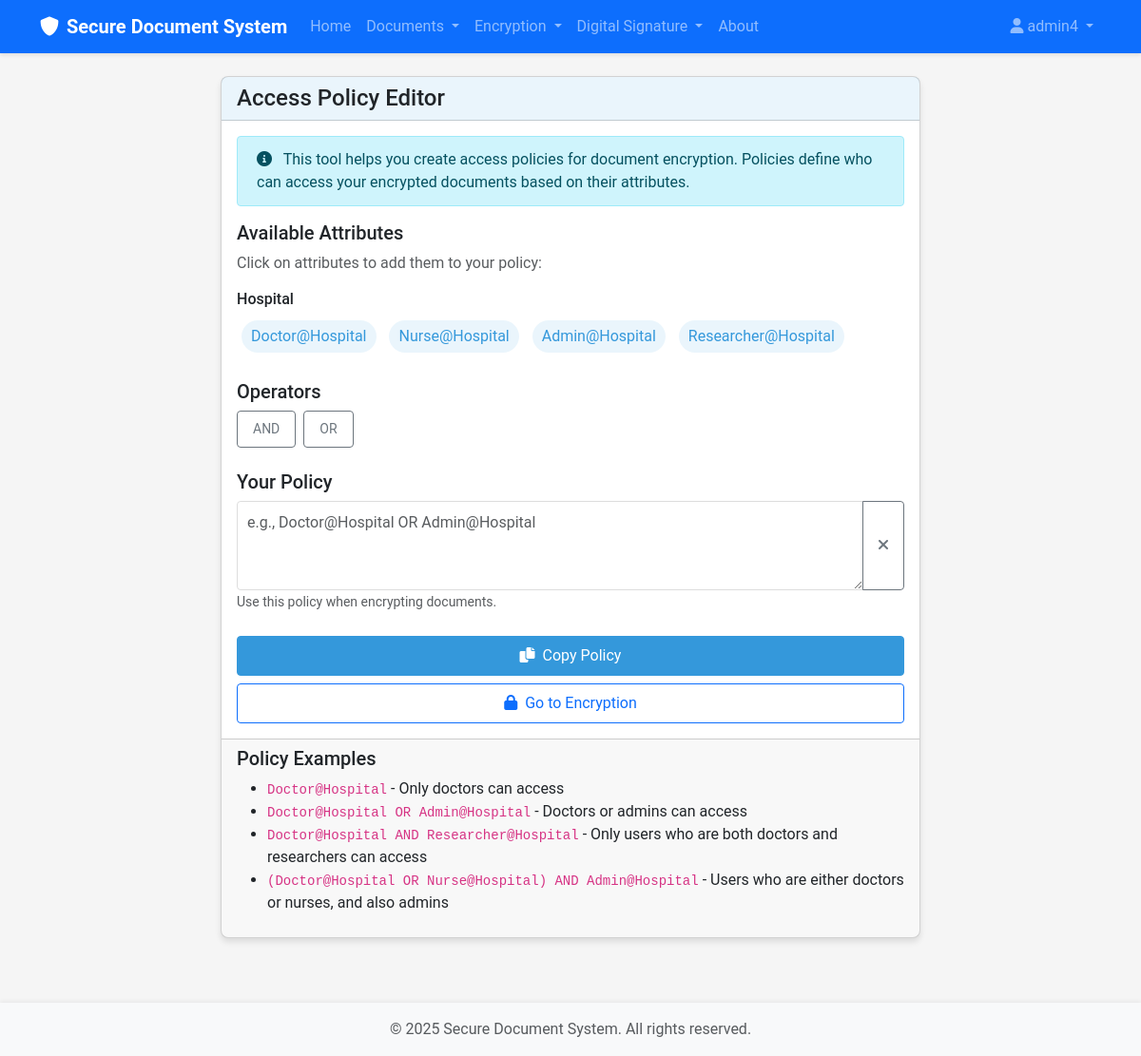
Screenshot of /encryption/policy-editor (signed in) with the database file from the repository.
### src/models/user.py (models this page shows, shortened)
class User(UserMixin, db.Model):
    id = db.Column(db.Integer, primary_key=True)
    username = db.Column(db.String(64), index=True, unique=True)
    email = db.Column(db.String(120), index=True, unique=True)
    password = db.Column(db.String(128))
    role = db.Column(db.String(20), default='reader')  # 'data_owner', 'reader', 'authority'
    created_at = db.Column(db.DateTime, default=datetime.utcnow)
    public_key = db.Column(db.Text)
    private_key_encrypted = db.Column(db.Text)
    documents = db.relationship('Document', foreign_keys='Document.user_id', backref='owner', lazy='dynamic')
    attributes = db.relationship('Attribute', secondary=user_attributes,
                                backref=db.backref('users', lazy='dynamic'))

class Attribute(db.Model):
    id = db.Column(db.Integer, primary_key=True)
    name = db.Column(db.String(64), index=True)
    authority_name = db.Column(db.String(64), index=True)
    description = db.Column(db.String(256))
    __table_args__ = (db.UniqueConstraint('name', 'authority_name', name='_name_authority_uc'),)

### src/routes/encryption.py (the view)
@encryption_bp.route('/policy-editor', methods=['GET'])
@login_required
def policy_editor():
    from src.models.user import Attribute
    attributes = Attribute.query.all()
    authorities = {}
    for attr in attributes:
        if attr.authority_name not in authorities:
            authorities[attr.authority_name] = []
        authorities[attr.authority_name].append(attr.name)
    return render_template('encryption/policy_editor.html', title='Policy Editor',
                          authorities=authorities)

### templates/encryption/policy_editor.html (shortened to what this page needs)
{% extends "base.html" %}
{% block content %}
<div class="row justify-content-center">
    <div class="col-md-8">
        <div class="card">
            <div class="card-header">
                <h4 class="mb-0">Access Policy Editor</h4>
            </div>
            <div class="card-body">
                <div class="alert alert-info">
                    <i class="fas fa-info-circle me-2"></i> This tool helps you create access policies for document encryption. Policies define who can access your encrypted documents based on their attributes.
                </div>
                <div class="mb-4">
                    <h5>Available Attributes</h5>
                    <p class="text-muted">Click on attributes to add them to your policy:</p>
                    {% for authority, attrs in authorities.items() %}
                        <div class="mb-3">
                            <h6>{{ authority }}</h6>
                            <div>
                                {% for attr in attrs %}
                                    <span class="attribute-tag" data-attribute="{{ attr }}@{{ authority }}">{{ attr }}@{{ authority }}</span>
                                {% endfor %}
                            </div>
                        </div>
                    {% endfor %}
                </div>
                <div class="mb-4">
                    <h5>Operators</h5>
                    <button type="button" class="btn btn-sm btn-outline-secondary operator-btn" data-operator="AND">AND</button>
                    <button type="button" class="btn btn-sm btn-outline-secondary operator-btn ms-1" data-operator="OR">OR</button>
                </div>
                <div class="mb-4">
                    <h5>Your Policy</h5>
                    <div class="input-group">
                        <textarea class="form-control" id="policy" rows="3" placeholder="e.g., Doctor@Hospital OR Admin@Hospital"></textarea>
                        <button class="btn btn-outline-secondary" type="button" onclick="document.getElementById('policy').value = ''">
                            <i class="fas fa-times"></i>
                        </button>
                    </div>
                    <small class="form-text text-muted">Use this policy when encrypting documents.</small>
                </div>
                <div class="d-grid gap-2">
                    <button type="button" class="btn btn-primary" onclick="copyToClipboard(document.getElementById('policy').value)">
                        <i class="fas fa-copy me-1"></i> Copy Policy
                    </button>
                    <a href="{{ url_for('encryption.encrypt') }}" class="btn btn-outline-primary">
                        <i class="fas fa-lock me-1"></i> Go to Encryption
                    </a>
                </div>
            </div>
            <div class="card-footer">
                <h5>Policy Examples</h5>
                <ul>
                    <li><code>Doctor@Hospital</code> - Only doctors can access</li>
                    <li><code>Doctor@Hospital OR Admin@Hospital</code> - Doctors or admins can access</li>
                    <li><code>Doctor@Hospital AND Researcher@Hospital</code> - Only users who are both doctors and researchers can access</li>
                    <li><code>(Doctor@Hospital OR Nurse@Hospital) AND Admin@Hospital</code> - Users who are either doctors or nurses, and also admins</li>
                </ul>
            </div>
        </div>
    </div>
</div>
{% endblock %}

### templates/base.html (shortened to what this page needs)
<!DOCTYPE html>
<html lang="en">
<head>
    <link href="https://cdn.jsdelivr.net/npm/bootstrap@5.3.0-alpha1/dist/css/bootstrap.min.css" rel="stylesheet">
    <link rel="stylesheet" href="https://cdnjs.cloudflare.com/ajax/libs/font-awesome/6.0.0/css/all.min.css">
    <link rel="stylesheet" href="{{ url_for('static', filename='css/style.css') }}">
</head>
<body>
    <nav class="navbar navbar-expand-lg navbar-dark bg-primary">
        <div class="container">
            <a class="navbar-brand" href="{{ url_for('index') }}">
                <i class="fas fa-shield-alt me-2"></i>Secure Document System
            </a>
            <div class="collapse navbar-collapse" id="navbarNav">
                <ul class="navbar-nav me-auto">
                    <li class="nav-item">
                        <a class="nav-link" href="{{ url_for('index') }}">Home</a>
                    </li>
                    {% if current_user.is_authenticated %}
                        <li class="nav-item dropdown">
                            <a class="nav-link dropdown-toggle" href="#" id="documentsDropdown" role="button" data-bs-toggle="dropdown">
                                Documents
                            </a>
                        </li>
                        <li class="nav-item dropdown">
                            <a class="nav-link dropdown-toggle" href="#" id="encryptionDropdown" role="button" data-bs-toggle="dropdown">
                                Encryption
                            </a>
                        </li>
                        <li class="nav-item dropdown">
                            <a class="nav-link dropdown-toggle" href="#" id="signatureDropdown" role="button" data-bs-toggle="dropdown">
                                Digital Signature
                            </a>
                        </li>
                    {% endif %}
                    <li class="nav-item">
                        <a class="nav-link" href="{{ url_for('about') }}">About</a>
                    </li>
                </ul>
                <ul class="navbar-nav">
                    {% if current_user.is_authenticated %}
                        <li class="nav-item dropdown">
                            <a class="nav-link dropdown-toggle" href="#" id="userDropdown" role="button" data-bs-toggle="dropdown">
                                <i class="fas fa-user me-1"></i>{{ current_user.username }}
                            </a>
                        </li>
                    {% endif %}
                </ul>
            </div>
        </div>
    </nav>
    <div class="container mt-4">
        {% block content %}{% endblock %}
    </div>
    <footer class="footer mt-5 py-3 bg-light">
        <div class="container text-center">
            <span class="text-muted">© 2025 Secure Document System. All rights reserved.</span>
        </div>
    </footer>
</body>
</html>

### static/css/style.css (style rules this page uses)
:root { --primary-color: #3498db; --secondary-color: #2ecc71; --background-color: #f5f5f5; --text-color: #333333; --danger-color: #e74c3c; --success-color: #27ae60; }
body { font-family: 'Roboto', 'Open Sans', sans-serif; background-color: var(--background-color); color: var(--text-color); min-height: 100vh; display: flex; flex-direction: column; }
.navbar { box-shadow: 0 2px 4px rgba(0, 0, 0, 0.1); }
.navbar-brand { font-weight: bold; }
.footer { margin-top: auto; box-shadow: 0 -2px 4px rgba(0, 0, 0, 0.05); }
.card { border-radius: 8px; box-shadow: 0 4px 6px rgba(0, 0, 0, 0.1); transition: transform 0.3s ease, box-shadow 0.3s ease; margin-bottom: 20px; }
.card-header { font-weight: bold; background-color: rgba(52, 152, 219, 0.1); }
.btn { border-radius: 4px; padding: 8px 16px; transition: all 0.3s ease; }
.btn-primary { background-color: var(--primary-color); border-color: var(--primary-color); }
.form-control { border-radius: 4px; padding: 10px; border: 1px solid #ddd; }
.alert { border-radius: 4px; padding: 12px 20px; }
.attribute-tag { display: inline-block; background-color: rgba(52, 152, 219, 0.1); color: var(--primary-color); padding: 5px 10px; border-radius: 20px; margin: 5px; cursor: pointer; }

### rows the page displays
User: username "admin4"
Attribute: authority_name "Hospital", name "Doctor"
Attribute: name "Nurse"
Attribute: name "Admin"
Attribute: name "Researcher"
